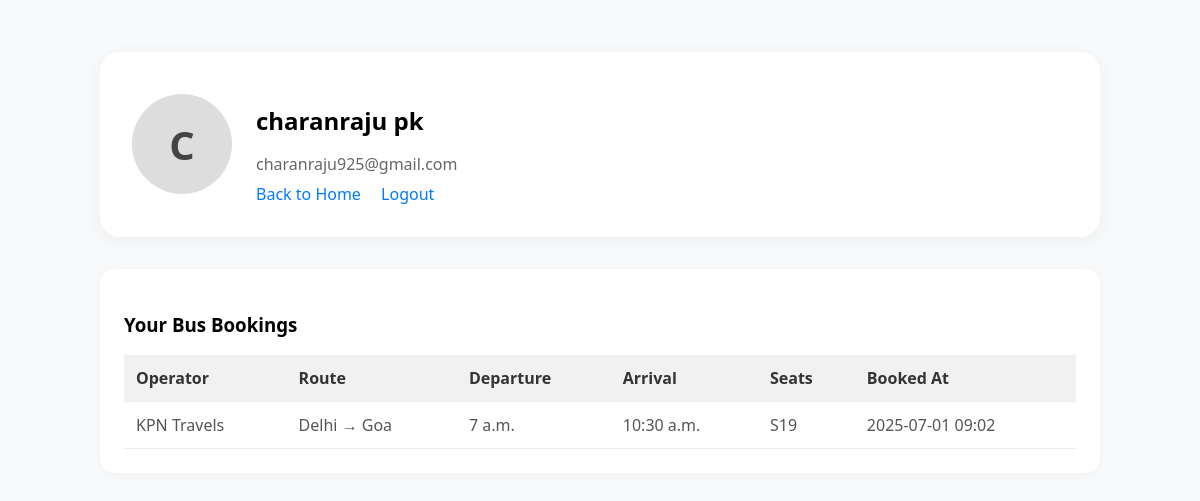
Page /profile/ (signed in) on the earlier database version.
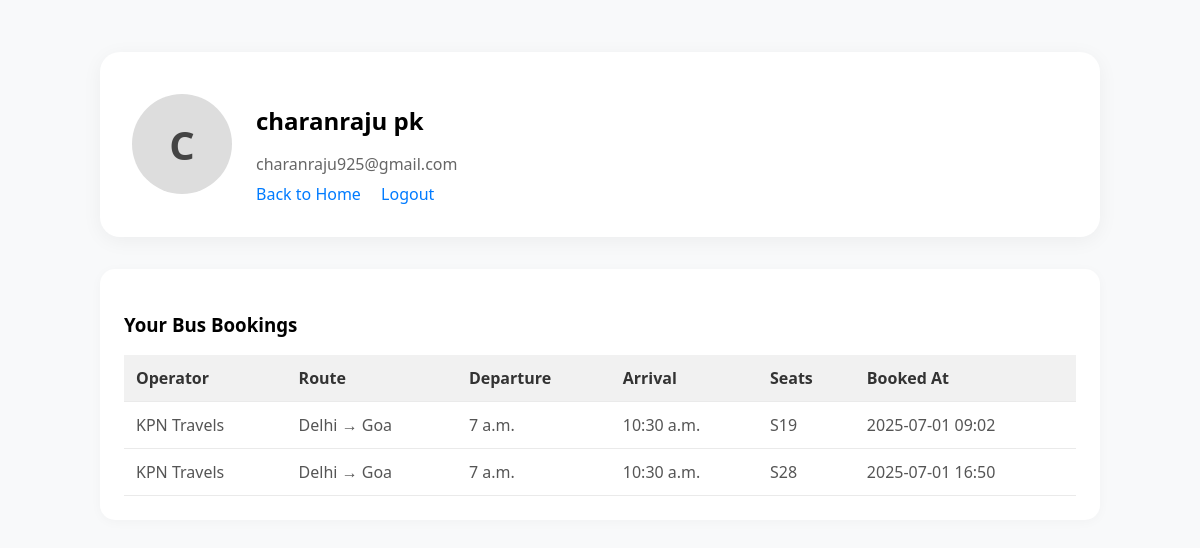
Same page on the later database version.
### Travel/models.py (models this page shows, shortened)
class Booking(models.Model):
    bus = models.ForeignKey(Bus, on_delete=models.CASCADE)
    seats = models.ManyToManyField(Seat)
    user = models.ForeignKey(CustomUser, on_delete=models.SET_NULL, null=True, blank=True)
    booked_at = models.DateTimeField(auto_now_add=True)

class Bus(models.Model):
    operator = models.CharField(max_length=100)
    source = models.CharField(max_length=100)
    destination = models.CharField(max_length=100)
    departure_time = models.TimeField()
    arrival_time = models.TimeField()
    price = models.DecimalField(max_digits=6, decimal_places=2)

class Seat(models.Model):
    bus = models.ForeignKey(Bus, on_delete=models.CASCADE)
    seat_number = models.CharField(max_length=10)
    is_booked = models.BooleanField(default=False)

### Travel/views.py (the view)
# urls.py: path('profile/',views.profile_view,name='profile_view'),
def profile_view(request):
    user_id = request.session.get('user_id')
    if not user_id:
        return redirect('login_view')
    try:
        user = CustomUser.objects.get(id=user_id)
        bookings = Booking.objects.filter(user=user).select_related('bus')
    except CustomUser.DoesNotExist:
        return redirect('login_view')
    return render(request, 'profile.html', {'user': user, 'bookings': bookings})

### Travel/templates/profile.html (shortened to what this page needs)
{% load static %}
<!DOCTYPE html>
<html lang="en">
<head>
  <link rel="stylesheet" href="{% static 'css/styles.css' %}">
</head>
<body>
  <div class="container">
    <div class="profile-card">
      <div class="avatar">{{ user.username|first|upper }}</div>
      <div class="user-info">
        <h2>{{ user.username }}</h2>
        <p>{{ user.email }}</p>
        <div class="actions">
          <a href="{% url 'home' %}">Back to Home</a>
          <a href="{% url 'logout_view' %}">Logout</a>
        </div>
      </div>
    </div>
    <div class="table-wrapper">
      <h3>Your Bus Bookings</h3>
      {% if bookings %}
        <table class="table">
          <thead>
            <tr>
              <th>Operator</th>
              <th>Route</th>
              <th>Departure</th>
              <th>Arrival</th>
              <th>Seats</th>
              <th>Booked At</th>
            </tr>
          </thead>
          <tbody>
            {% for booking in bookings %}
              <tr>
                <td>{{ booking.bus.operator }}</td>
                <td>{{ booking.bus.source }} → {{ booking.bus.destination }}</td>
                <td>{{ booking.bus.departure_time }}</td>
                <td>{{ booking.bus.arrival_time }}</td>
                <td>
                  {% for seat in booking.seats.all %}
                    {{ seat.seat_number }}{% if not forloop.last %}, {% endif %}
                  {% endfor %}
                </td>
                <td>{{ booking.booked_at|date:"Y-m-d H:i" }}</td>
              </tr>
            {% endfor %}
          </tbody>
        </table>
      {% else %}
        <p class="no-bookings">You have no bus bookings yet.</p>
      {% endif %}
    </div>
  </div>
</body>
</html>

Differences in the rows shown:
added Booking: bus.operator "KPN Travels", bus.source "Delhi", bus.destination "Goa", bus.departure_time "7 a.m.", bus.arrival_time "10:30 a.m.", booked_at "2025-07-01 16:50"
now on this page (row edited): Seat: seat_number "S28", shown under "KPN Travels"
